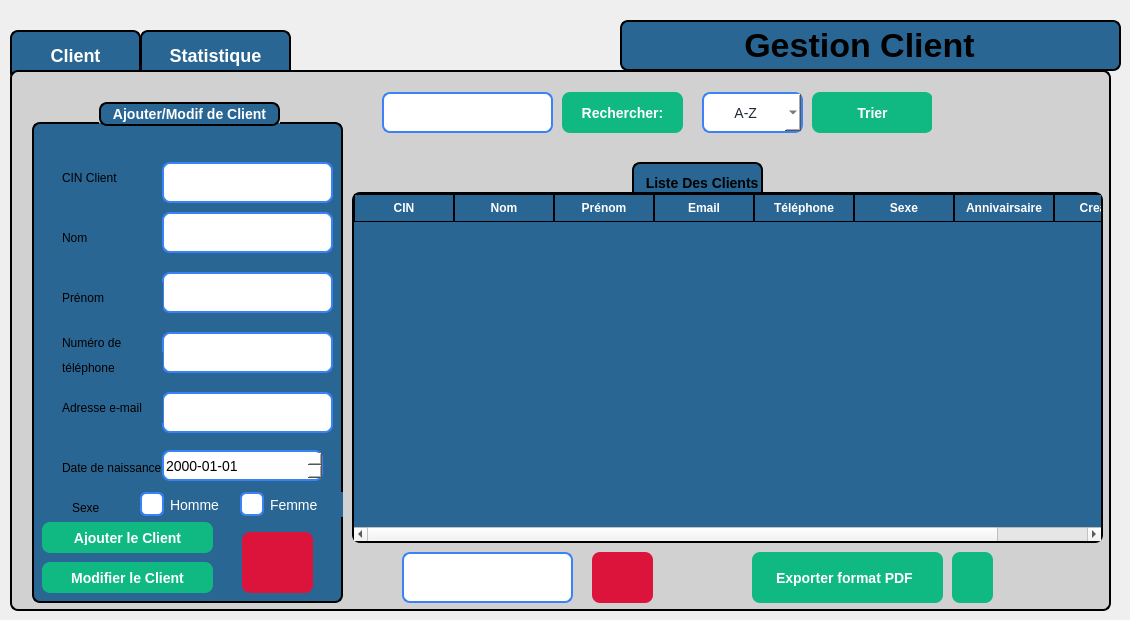
    <widget class="QWidget" name="client">
     <widget class="QLabel" name="label_18">
      <property name="geometry">
       <rect>
        <x>620</x>
        <y>20</y>
        <width>501</width>
        <height>51</height>
       </rect>
      </property>
      <property name="styleSheet">
       <string notr="true">QLabel{
 border: 2px solid black;   /* blue border */
    border-radius: 8px;
 font-weight: bold;
    font-size: 34px;
background-color: rgb(41, 102, 148);}</string>
      </property>
      <property name="text">
       <string>            Gestion Client</string>
      </property>
     </widget>
     <widget class="QPushButton" name="btnPage2client">
      <property name="geometry">
       <rect>
        <x>140</x>
        <y>30</y>
        <width>151</width>
        <height>51</height>
       </rect>
      </property>
      <property name="styleSheet">
       <string notr="true">QPushButton {
    border: 2px solid black;
    border-radius: 8px;
    font-weight: bold;
    font-size: 18px;              /* texte plus grand */
    background-color: rgb(41, 102, 148); /* bleu normal */
    color: white;
    padding: 8px 16px;
}

/* Quand la souris passe dessus */
QPushButton:hover {
    background-color: rgb(61, 122, 168); /* bleu plus clair */
}

/* Quand on clique dessus */
QPushButton:pressed {
    background-color: rgb(81, 142, 188); /* encore plus clair */
}

/* Bouton actif (par ex. quand on est sur la page 1) */
QPushButton[active=&quot;true&quot;] {
    background-color: #10b981;  /* vert quand actif */
    color: white;
}
</string>
      </property>
      <property name="text">
       <string>Statistique</string>
      </property>
     </widget>
     <widget class="QPushButton" name="btnPage1client">
      <property name="geometry">
       <rect>
        <x>10</x>
        <y>30</y>
        <width>131</width>
        <height>51</height>
       </rect>
      </property>
      <property name="styleSheet">
       <string notr="true">QPushButton {
    border: 2px solid black;
    border-radius: 8px;
    font-weight: bold;
    font-size: 18px;              /* texte plus grand */
    background-color: rgb(41, 102, 148); /* bleu normal */
    color: white;
    padding: 8px 16px;
}

/* Quand la souris passe dessus */
QPushButton:hover {
    background-color: rgb(61, 122, 168); /* bleu plus clair */
}

/* Quand on clique dessus */
QPushButton:pressed {
    background-color: rgb(81, 142, 188); /* encore plus clair */
}

/* Bouton actif (par ex. quand on est sur la page 1) */
QPushButton[active=&quot;true&quot;] {
    background-color: #10b981;  /* vert quand actif */
    color: white;
}
</string>
      </property>
      <property name="text">
       <string>Client</string>
      </property>
     </widget>
     <widget class="QStackedWidget" name="stackedWidgetclient">
      <property name="geometry">
       <rect>
        <x>10</x>
        <y>70</y>
        <width>1101</width>
        <height>541</height>
       </rect>
      </property>
      <property name="styleSheet">
       <string notr="true">/* ---- Style du QStackedWidget ---- */
QStackedWidget {
    background-color: rgb(209, 209, 209); /* couleur gris clair */
    border: 2px solid black;
    border-radius: 8px;
}

/* ---- Style des deux pages ---- */
QWidget#page_1 {
    background-color: rgb(209, 209, 209); /* même gris clair */
    color: black;
    font-size: 18px;
}

QWidget#page_2 {
    background-color: rgb(209, 209, 209); /* même gris clair */
    color: black;
    font-size: 18px;
}

/* ---- Style des boutons ---- */
QPushButton {
    border: 2px solid black;
    border-radius: 8px;
    font-weight: bold;
    font-size: 18px;
    background-color: rgb(41, 102, 148); /* bleu normal */
    color: white;
    padding: 8px 16px;
}

/* Quand la souris passe dessus */
QPushButton:hover {
    background-color: rgb(61, 122, 168); /* bleu plus clair */
}

/* Quand on clique dessus */
QPushButton:pressed {
    background-color: rgb(81, 142, 188); /* encore plus clair */
}

/* Bouton actif (ex. page 1 active) */
QPushButton[active=&quot;true&quot;] {
    background-color: #10b981; /* vert */
    color: white;
}
</string>
      </property>
      <property name="currentIndex">
       <number>0</number>
      </property>
      <widget class="QWidget" name="page_7">
       <widget class="QPushButton" name="pushButton_filtrer_3">
        <property name="geometry">
         <rect>
          <x>800</x>
          <y>20</y>
          <width>121</width>
          <height>41</height>
         </rect>
        </property>
        <property name="styleSheet">
         <string notr="true">QPushButton {
    background-color: #10b981;   /* normal state */
    color: white;
    border: none;
    border-radius: 8px;
    padding: 8px 20px;
    font-size: 14px;
    font-weight: bold;
}

QPushButton:hover {
    background-color: #059669;   /* darker on hover */
}
</string>
        </property>
        <property name="text">
         <string>Trier</string>
        </property>
       </widget>
       <widget class="QPushButton" name="pushButton_supprimer_client">
        <property name="geometry">
         <rect>
          <x>580</x>
          <y>480</y>
          <width>61</width>
          <height>51</height>
         </rect>
        </property>
        <property name="styleSheet">
         <string notr="true">QPushButton {

	background-color: rgb(220, 20, 60);
	
    color: white;
    border: none;
    border-radius: 8px;
    padding: 8px 20px;
    font-size: 14px;
    font-weight: bold;
}

QPushButton:hover {
      /* darker on hover */
	background-color: rgb(140, 0, 0);
}
</string>
        </property>
        <property name="text">
         <string/>
        </property>
        <property name="icon">
         <iconset theme="QIcon::ThemeIcon::EditDelete"/>
        </property>
       </widget>
       <widget class="QTableWidget" name="tableWidgetclient">
        <property name="geometry">
         <rect>
          <x>340</x>
          <y>120</y>
          <width>751</width>
          <height>351</height>
         </rect>
        </property>
        <property name="autoFillBackground">
         <bool>false</bool>
        </property>
        <property name="styleSheet">
         <string notr="true">QTableWidget {
    background-color: rgb(41, 102, 148);   /* blue background */
    border: 2px solid black;
    border-radius: 8px;
    font-weight: bold;
    font-size: 14px;
    gridline-color: black;                 /* cell grid lines */
    color: white;                          
    selection-background-color: #10b981;
    selection-color: white;
    outline: 0;
}

QTableWidget::item {
    border: 1px solid black;               /* give each cell a border */
    padding: 4px;
}

QHeaderView::section {
    background-color: rgb(41, 102, 148);
    color: white;
    border: 1px solid black;              /* column header border */
    padding: 4px;
    font-weight: bold;
}
</string>
        </property>
        <column>
         <property name="text">
          <string>CIN</string>
         </property>
        </column>
        <column>
         <property name="text">
          <string>Nom</string>
         </property>
        </column>
        <column>
         <property name="text">
          <string>Prénom</string>
         </property>
        </column>
        <column>
         <property name="text">
          <string>Email</string>
         </property>
        </column>
        <column>
         <property name="text">
          <string>Téléphone</string>
         </property>
        </column>
        <column>
         <property name="text">
          <string>Sexe</string>
         </property>
        </column>
        <column>
         <property name="text">
          <string>Annivairsaire</string>
         </property>
        </column>
        <column>
         <property name="text">
          <string>Creation</string>
         </property>
        </column>
       </widget>
       <widget class="QPushButton" name="pushButton_recherche_3">
        <property name="geometry">
         <rect>
          <x>550</x>
          <y>20</y>
          <width>121</width>
          <height>41</height>
         </rect>
        </property>
        <property name="styleSheet">
         <string notr="true">QPushButton {
    background-color: #10b981;   /* normal state */
    color: white;
    border: none;
    border-radius: 8px;
    padding: 8px 20px;
    font-size: 14px;
    font-weight: bold;
}

QPushButton:hover {
    background-color: #059669;   /* darker on hover */
}
</string>
        </property>
        <property name="text">
         <string>Rechercher:</string>
        </property>
        <property name="icon">
         <iconset theme="QIcon::ThemeIcon::EditFind"/>
        </property>
       </widget>
       <widget class="QComboBox" name="comboBox_3">
        <property name="geometry">
         <rect>
          <x>690</x>
          <y>20</y>
          <width>101</width>
          <height>41</height>
         </rect>
        </property>
        <property name="styleSheet">
         <string notr="true">QComboBox {
    background-color: rgb(255, 255, 255);   /* white background */
    color: #1f2937;                         /* selected text color */
    border: 2px solid #3b82f6;              /* blue border */
    border-radius: 8px;
    font-size: 14px;
    padding: 4px 8px;
}

/* Dropdown list styling */
QComboBox QAbstractItemView {
    background-color: rgb(255, 255, 255);
    color: #1f2937;
    selection-background-color: #3b82f6;
    selection-color: white;
}

/* Make the arrow black */
QComboBox::down-arrow {
    width: 12px;
    height: 12px;
    image: none; 
                      /* remove default image */
	background-color: rgb(0, 170, 255);
    border-left: 6px solid transparent;
    border-right: 6px solid transparent;
    border-top: 6px solid black;       /* black arrow */
}
</string>
        </property>
        <item>
         <property name="text">
          <string>      A-Z</string>
         </property>
        </item>
        <item>
         <property name="text">
          <string>      Age</string>
         </property>
        </item>
        <item>
         <property name="text">
          <string>      Sexe</string>
         </property>
        </item>
       </widget>
       <widget class="QLabel" name="label_31">
        <property name="geometry">
         <rect>
          <x>620</x>
          <y>90</y>
          <width>131</width>
          <height>41</height>
         </rect>
        </property>
        <property name="styleSheet">
         <string notr="true">QLabel{
 border: 2px solid black;   /* blue border */
    border-radius: 8px;
 font-weight: bold;
    font-size: 14px;
background-color: rgb(41, 102, 148);}</string>
        </property>
        <property name="text">
         <string>  Liste Des Clients</string>
        </property>
       </widget>
       <widget class="QLineEdit" name="lineEdit_Recherchecin_client">
        <property name="geometry">
         <rect>
          <x>370</x>
          <y>20</y>
          <width>171</width>
          <height>41</height>
         </rect>
        </property>
        <property name="styleSheet">
         <string notr="true">QLineEdit {
    /* dark background */
	background-color: rgb(255, 255, 255);
    color: #1f2937;              /* typed text color */
    border: 2px solid #3b82f6;   /* blue border */
    border-radius: 8px;
    
    font-size: 14px;
}

QLineEdit::placeholder {
    color: white;                /* placeholder text color */
}
</string>
        </property>
       </widget>
       <widget class="QGroupBox" name="groupBox_4">
        <property name="geometry">
         <rect>
          <x>20</x>
          <y>30</y>
          <width>311</width>
          <height>501</height>
         </rect>
        </property>
        <property name="styleSheet">
         <string notr="true">QGroupBox {
    background-color: rgb(41, 102, 148);   /* blue background */
    border: 2px solid black;               /* black border, 2px wide */
    border-radius: 8px;                    /* rounded corners */
    margin-top: 20px;                      /* space for the title */
    color: white;                          /* title text color */
    font-weight: bold;
    font-size: 14px;
}

QGroupBox::title {
 border: 2px solid black;               /* black border, 2px wide */
    border-radius: 8px;     
background-color: rgb(41, 102, 148);
    subcontrol-origin: margin;
    subcontrol-position: top center;       /* title centered */
    padding: 2px 10px;
}
</string>
        </property>
        <property name="title">
         <string>Ajouter/Modif de Client</string>
        </property>
        <widget class="QRadioButton" name="radioButton_Femme_4">
         <property name="geometry">
          <rect>
           <x>200</x>
           <y>390</y>
           <width>111</width>
           <height>25</height>
          </rect>
         </property>
         <property name="styleSheet">
          <string notr="true">QRadioButton {
    color: white;
    font-size: 14px;
    padding-left: 8px;
background-color: rgb(41, 102, 148);
}

QRadioButton::indicator {
    width: 20px;
    height: 20px;
    border: 2px solid #3b82f6;
    border-radius: 6px;      /* rounded corners */
    background-color: white;  /* unchecked background */
}

QRadioButton::indicator:checked {
	background-color: #FFD700;
   /* background-color: #3b82f6;   blue fill when checked */
}
</string>
         </property>
         <property name="text">
          <string>Femme</string>
         </property>
        </widget>
        <widget class="QLineEdit" name="lineEdit_Prenom_4">
         <property name="geometry">
          <rect>
           <x>130</x>
           <y>170</y>
           <width>171</width>
           <height>41</height>
          </rect>
         </property>
         <property name="styleSheet">
          <string notr="true">QLineEdit {
    /* dark background */
	background-color: rgb(255, 255, 255);
    color: #1f2937;              /* typed text color */
    border: 2px solid #3b82f6;   /* blue border */
    border-radius: 8px;

    font-size: 14px;
}

QLineEdit::placeholder {
    color: white;                /* placeholder text color */
}
</string>
         </property>
        </widget>
        <widget class="QLabel" name="label_32">
         <property name="geometry">
          <rect>
           <x>30</x>
           <y>180</y>
           <width>101</width>
           <height>31</height>
          </rect>
         </property>
         <property name="styleSheet">
          <string notr="true">background-color: rgb(41, 102, 148);</string>
         </property>
         <property name="text">
          <string>Prénom</string>
         </property>
        </widget>
        <widget class="QLineEdit" name="lineEdit_nom_4">
         <property name="geometry">
          <rect>
           <x>130</x>
           <y>110</y>
           <width>171</width>
           <height>41</height>
          </rect>
         </property>
         <property name="styleSheet">
          <string notr="true">QLineEdit {
    /* dark background */
	background-color: rgb(255, 255, 255);
    color: #1f2937;              /* typed text color */
    border: 2px solid #3b82f6;   /* blue border */
    border-radius: 8px;

    font-size: 14px;
}

QLineEdit::placeholder {
    color: white;                /* placeholder text color */
}
</string>
         </property>
        </widget>
        <widget class="QLineEdit" name="lineEdit_Adresse_4">
         <property name="geometry">
          <rect>
           <x>130</x>
           <y>290</y>
           <width>171</width>
           <height>41</height>
          </rect>
         </property>
         <property name="styleSheet">
          <string notr="true">QLineEdit {
    /* dark background */
	background-color: rgb(255, 255, 255);
    color: #1f2937;              /* typed text color */
    border: 2px solid #3b82f6;   /* blue border */
    border-radius: 8px;
   
    font-size: 14px;
}

QLineEdit::placeholder {
    color: white;                /* placeholder text color */
}
</string>
         </property>
        </widget>
        <widget class="QLabel" name="label_33">
         <property name="geometry">
          <rect>
           <x>30</x>
           <y>120</y>
           <width>41</width>
           <height>31</height>
          </rect>
         </property>
         <property name="styleSheet">
          <string notr="true">background-color: rgb(41, 102, 148);</string>
         </property>
         <property name="text">
          <string>Nom</string>
         </property>
        </widget>
        <widget class="QPushButton" name="pushButton_ValiderClient">
         <property name="geometry">
          <rect>
           <x>10</x>
           <y>420</y>
           <width>171</width>
           <height>31</height>
          </rect>
         </property>
         <property name="styleSheet">
          <string notr="true">QPushButton {
    background-color: #10b981;   /* normal state */
    color: white;
    border: none;
    border-radius: 8px;
    padding: 8px 20px;
    font-size: 14px;
    font-weight: bold;
}

QPushButton:hover {
    background-color: #059669;   /* darker on hover */
}
</string>
         </property>
         <property name="text">
          <string>Ajouter le Client</string>
         </property>
         <property name="icon">
          <iconset theme="QIcon::ThemeIcon::ContactNew"/>
         </property>
        </widget>
        <widget class="QLabel" name="label_34">
         <property name="geometry">
          <rect>
           <x>30</x>
           <y>290</y>
           <width>101</width>
           <height>31</height>
          </rect>
         </property>
         <property name="styleSheet">
          <string notr="true">background-color: rgb(41, 102, 148);</string>
         </property>
         <property name="text">
          <string>Adresse e-mail</string>
         </property>
        </widget>
        <widget class="QLineEdit" name="lineEdit_Nt_4">
         <property name="geometry">
          <rect>
           <x>130</x>
           <y>230</y>
           <width>171</width>
           <height>41</height>
          </rect>
         </property>
         <property name="styleSheet">
          <string notr="true">QLineEdit {
    /* dark background */
	background-color: rgb(255, 255, 255);
    color: #1f2937;              /* typed text color */
    border: 2px solid #3b82f6;   /* blue border */
    border-radius: 8px;
 
    font-size: 14px;
}

QLineEdit::placeholder {
    color: white;                /* placeholder text color */
}
</string>
         </property>
        </widget>
        <widget class="QRadioButton" name="radioButton_Homme_4">
         <property name="geometry">
          <rect>
           <x>100</x>
           <y>390</y>
           <width>111</width>
           <height>25</height>
          </rect>
         </property>
         <property name="styleSheet">
          <string notr="true">QRadioButton {
    color: white;
    font-size: 14px;
    padding-left: 8px;
background-color: rgb(41, 102, 148);
}

QRadioButton::indicator {
    width: 20px;
    height: 20px;
    border: 2px solid #3b82f6;
    border-radius: 6px;      /* rounded corners */
    background-color: white;  /* unchecked background */
}

QRadioButton::indicator:checked {
    background-color: #FFD700;  /* blue fill when checked */
}
</string>
         </property>
         <property name="text">
          <string>Homme</string>
         </property>
        </widget>
        <widget class="QLabel" name="label_35">
         <property name="geometry">
          <rect>
           <x>40</x>
           <y>390</y>
           <width>41</width>
           <height>31</height>
          </rect>
         </property>
         <property name="styleSheet">
          <string notr="true">background-color: rgb(41, 102, 148);</string>
         </property>
         <property name="text">
          <string>Sexe</string>
         </property>
        </widget>
        <widget class="QLabel" name="label_36">
         <property name="geometry">
          <rect>
           <x>30</x>
           <y>250</y>
           <width>101</width>
           <height>31</height>
          </rect>
         </property>
         <property name="styleSheet">
          <string notr="true">background-color: rgb(41, 102, 148);</string>
         </property>
         <property name="text">
          <string>téléphone</string>
         </property>
        </widget>
        <widget class="QLabel" name="label_37">
         <property name="geometry">
          <rect>
           <x>30</x>
           <y>230</y>
           <width>171</width>
           <height>21</height>
          </rect>
         </property>
         <property name="styleSheet">
          <string notr="true">background-color: rgb(41, 102, 148);</string>
         </property>
         <property name="text">
          <string>Numéro de </string>
         </property>
        </widget>
        <widget class="QLabel" name="label_39">
         <property name="geometry">
          <rect>
           <x>30</x>
           <y>350</y>
           <width>131</width>
           <height>31</height>
          </rect>
         </property>
         <property name="styleSheet">
          <string notr="true">background-color: rgb(41, 102, 148);</string>
         </property>
         <property name="text">
          <string>Date de naissance</string>
         </property>
        </widget>
        <widget class="QDateEdit" name="datedenaissance_3">
         <property name="geometry">
          <rect>
           <x>130</x>
           <y>348</y>
           <width>161</width>
           <height>31</height>
          </rect>
         </property>
         <property name="layoutDirection">
          <enum>Qt::LayoutDirection::LeftToRight</enum>
         </property>
         <property name="styleSheet">
          <string notr="true">QDateEdit {
    background-color: rgb(255, 255, 255);   /* white background */
    color: rgb(0, 0, 0);                   /* black text */
    border: 2px solid #3b82f6;             /* blue border */
    border-radius: 8px;
    font-size: 14px;
}

/* Calendar popup text color */
QDateEdit QAbstractItemView {
    color: black; 
    background-color: white;
}
</string>
         </property>
         <property name="currentSection">
          <enum>QDateTimeEdit::Section::YearSection</enum>
         </property>
         <property name="displayFormat">
          <string>yyyy-MM-dd</string>
         </property>
        </widget>
        <widget class="QPushButton" name="annulerajout_client">
         <property name="geometry">
          <rect>
           <x>210</x>
           <y>430</y>
           <width>71</width>
           <height>61</height>
          </rect>
         </property>
         <property name="styleSheet">
          <string notr="true">QPushButton {

	background-color: rgb(220, 20, 60);
	
    color: white;
    border: none;
    border-radius: 8px;
    padding: 8px 20px;
    font-size: 14px;
    font-weight: bold;
}

QPushButton:hover {
      /* darker on hover */
	background-color: rgb(140, 0, 0);
}
</string>
         </property>
         <property name="text">
          <string/>
         </property>
         <property name="icon">
          <iconset theme="QIcon::ThemeIcon::EditClear"/>
         </property>
        </widget>
        <widget class="QPushButton" name="pushButton_modifierClient">
         <property name="geometry">
          <rect>
           <x>10</x>
           <y>460</y>
           <width>171</width>
           <height>31</height>
          </rect>
         </property>
         <property name="styleSheet">
          <string notr="true">QPushButton {
    background-color: #10b981;   /* normal state */
    color: white;
    border: none;
    border-radius: 8px;
    padding: 8px 20px;
    font-size: 14px;
    font-weight: bold;
}

QPushButton:hover {
    background-color: #059669;   /* darker on hover */
}
</string>
         </property>
         <property name="text">
          <string>Modifier le Client</string>
         </property>
         <property name="icon">
          <iconset theme="QIcon::ThemeIcon::SystemReboot"/>
         </property>
        </widget>
        <widget class="QLabel" name="label_38">
         <property name="geometry">
          <rect>
           <x>30</x>
           <y>60</y>
           <width>101</width>
           <height>31</height>
          </rect>
         </property>
         <property name="styleSheet">
          <string notr="true">background-color: rgb(41, 102, 148);</string>
         </property>
         <property name="text">
          <string>CIN Client</string>
         </property>
        </widget>
        <widget class="QLineEdit" name="lineEdit_IDClient_4">
         <property name="geometry">
          <rect>
           <x>130</x>
           <y>60</y>
           <width>171</width>
           <height>41</height>
          </rect>
         </property>
         <property name="styleSheet">
          <string notr="true">QLineEdit {
    /* dark background */
	background-color: rgb(255, 255, 255);
    color: #1f2937;              /* typed text color */
    border: 2px solid #3b82f6;   /* blue border */
    border-radius: 8px;
    
    font-size: 14px;
}

QLineEdit::placeholder {
    color: white;                /* placeholder text color */
}
</string>
         </property>
        </widget>
        <zorder>label_35</zorder>
        <zorder>radioButton_Homme_4</zorder>
        <zorder>label_37</zorder>
        <zorder>radioButton_Femme_4</zorder>
        <zorder>lineEdit_Prenom_4</zorder>
        <zorder>label_32</zorder>
        <zorder>lineEdit_nom_4</zorder>
        <zorder>lineEdit_Adresse_4</zorder>
        <zorder>label_33</zorder>
        <zorder>pushButton_ValiderClient</zorder>
        <zorder>label_34</zorder>
        <zorder>lineEdit_Nt_4</zorder>
        <zorder>label_36</zorder>
        <zorder>label_39</zorder>
        <zorder>datedenaissance_3</zorder>
        <zorder>annulerajout_client</zorder>
        <zorder>pushButton_modifierClient</zorder>
        <zorder>label_38</zorder>
        <zorder>lineEdit_IDClient_4</zorder>
       </widget>
       <widget class="QLineEdit" name="lineEdit_supprimer_client">
        <property name="geometry">
         <rect>
          <x>390</x>
          <y>480</y>
          <width>171</width>
          <height>51</height>
         </rect>
        </property>
        <property name="styleSheet">
         <string notr="true">QLineEdit {
    /* dark background */
	background-color: rgb(255, 255, 255);
    color: #1f2937;              /* typed text color */
    border: 2px solid #3b82f6;   /* blue border */
    border-radius: 8px;
    padding: 8px 12px;
    font-size: 14px;
}

QLineEdit::placeholder {
    color: white;                /* placeholder text color */
}
</string>
        </property>
       </widget>
       <widget class="QPushButton" name="pushButton_pdfclient">
        <property name="geometry">
         <rect>
          <x>940</x>
          <y>480</y>
          <width>41</width>
          <height>51</height>
         </rect>
        </property>
        <property name="styleSheet">
         <string notr="true">QPushButton {
    background-color: #10b981;   /* normal state */
    color: white;
    border: none;
    border-radius: 8px;
    padding: 8px 20px;
    font-size: 14px;
    font-weight: bold;
}

QPushButton:hover {
    background-color: #059669;   /* darker on hover */
}
</string>
        </property>
        <property name="text">
         <string/>
        </property>
        <property name="icon">
         <iconset theme="QIcon::ThemeIcon::GoDown"/>
        </property>
       </widget>
       <widget class="QLabel" name="image_3">
        <property name="geometry">
         <rect>
          <x>920</x>
          <y>20</y>
          <width>101</width>
          <height>91</height>
         </rect>
        </property>
        <property name="styleSheet">
         <string notr="true">background-color: rgb(209, 209, 209);
   </string>
        </property>
        <property name="text">
         <string/>
        </property>
        <property name="pixmap">
         <pixmap>../Projet/images/photo.png</pixmap>
        </property>
       </widget>
       <widget class="QLabel" name="label_3">
        <property name="geometry">
         <rect>
          <x>740</x>
          <y>480</y>
          <width>191</width>
          <height>51</height>
         </rect>
        </property>
        <property name="styleSheet">
         <string notr="true">QLabel {
    background-color: #10b981;   /* normal state */
    color: white;
    border: none;
    border-radius: 8px;
    padding: 8px 20px;
    font-size: 14px;
    font-weight: bold;
}


</string>
        </property>
        <property name="text">
         <string>Exporter format PDF</string>
        </property>
       </widget>
       <zorder>label_31</zorder>
       <zorder>pushButton_filtrer_3</zorder>
       <zorder>pushButton_supprimer_client</zorder>
       <zorder>tableWidgetclient</zorder>
       <zorder>pushButton_recherche_3</zorder>
       <zorder>comboBox_3</zorder>
       <zorder>lineEdit_Recherchecin_client</zorder>
       <zorder>groupBox_4</zorder>
       <zorder>lineEdit_supprimer_client</zorder>
       <zorder>pushButton_pdfclient</zorder>
       <zorder>image_3</zorder>
       <zorder>label_3</zorder>
      </widget>
      <widget class="QWidget" name="page_8">
       <widget class="QLabel" name="labelclientsexe">
        <property name="geometry">
         <rect>
          <x>340</x>
          <y>90</y>
          <width>491</width>
          <height>411</height>
         </rect>
        </property>
        <property name="text">
         <string/>
        </property>
       </widget>
       <widget class="QLabel" name="label_40">
        <property name="geometry">
         <rect>
          <x>440</x>
          <y>450</y>
          <width>131</width>
          <height>41</height>
         </rect>
        </property>
        <property name="styleSheet">
         <string notr="true">QLabel{
 border: 2px solid black;   /* blue border */
    border-radius: 8px;
 font-weight: bold;
    font-size: 14px;
background-color: rgb(41, 102, 148);}</string>
        </property>
        <property name="text">
         <string>           Sexe</string>
        </property>
       </widget>
      </widget>
     </widget>
    </widget>
